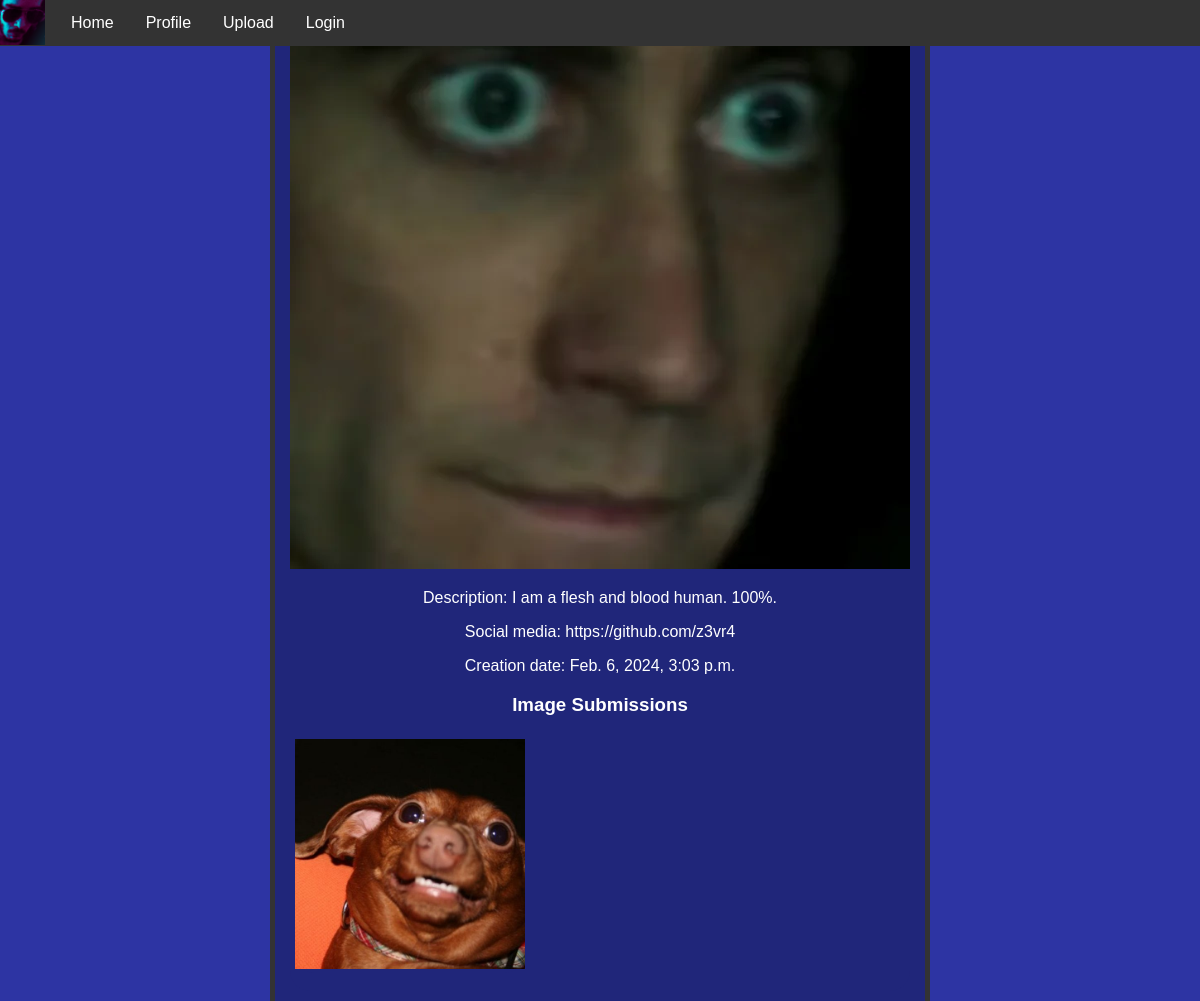
The app's page /profile/HughMann42/ with its own data.
### PhotoApp/models.py (models this page shows)
class UserProfile(models.Model):
    user = models.OneToOneField(User, on_delete=models.CASCADE)
    profile_image = models.ImageField(upload_to='profile_images/', blank=True, default="images/defaultimg.png")
    creation_date = models.DateTimeField(auto_now_add=True)
    short_description = models.TextField(max_length=255)
    social_links = models.TextField(blank=True)

class ImageSubmission(models.Model):
    user = models.ForeignKey(UserProfile, on_delete=models.CASCADE)
    image = models.ImageField(upload_to='image_submissions/')
    creation_date = models.DateTimeField(auto_now_add=True)
    description = models.TextField()

### PhotoApp/views.py (the view)
# urls.py: path('profile/<str:username>/', detail_profile_view, name='detail_profile'),
def detail_profile_view(request, username):
    user_profile = get_object_or_404(UserProfile, user__username=username)
    context = {
        'user_profile': user_profile,
    }
    return render(request, 'PhotoApp/profiledetail.html', context)

### PhotoApp/templates/PhotoApp/profiledetail.html (shortened to what this page needs)
{% extends 'PhotoApp/base.html' %}
{% block content %}
    <div class="center-content">
        <img src="{{ user_profile.profile_image.url }}">
        <p>Description: {{ user_profile.short_description }}</p>
        <p>Social media: {{ user_profile.social_links }}</p>
        <p>Creation date: {{ user_profile.creation_date }}</p>
        <h3>Image Submissions</h3>
        <ul class = "grid-ul">
            {% for submission in user_profile.imagesubmission_set.all %}
            <li class = "grid-li">
              <div class="square-image-container">
              <a href="{% url 'image_submission_detail' submission.id %}">
                <img src="{{ submission.image.url }}" alt="{{ submission.title }}" class="submission-image">
              </a>
            </div>
            </li>
          {% endfor %}
        </ul>
    </div>
{% endblock %}

### PhotoApp/templates/PhotoApp/base.html (style rules this page uses)
ul { list-style: none; padding: 0; }
body { background-color: #2D34A3; color: white; font-family: Arial, sans-serif; display: flex; flex-direction: column; align-items: center; justify-content: center; height: 100vh; margin: 0; }
div { min-width: 50%; background-color: #20267a; border-radius: 20px; }
a:link:not(nav a) { color: cyan; }
.submission-image { object-fit: cover; width: 230px; height: 230px; }
.center-content { text-align: center; margin-top: 50px; }
.grid-ul { display: flex; flex-wrap: wrap; justify-content: space-between; }
.grid-li { flex-basis: calc(25% - 2%); margin-bottom: 2%; padding: 5px; }

### records on screen
UserProfile: profile_image (picture), short_description "I am a flesh and blood human. 100%.", social_links "https://github.com/z3vr4", creation_date "Feb. 6, 2024, 3:03 p.m."
ImageSubmission: image (picture)
